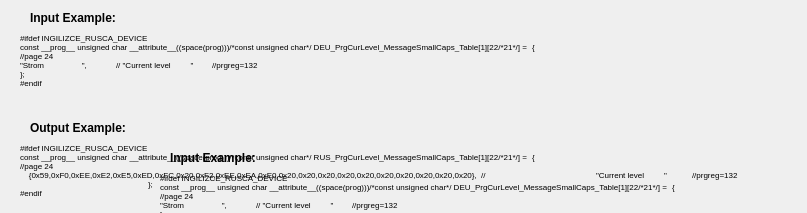
<?xml version="1.0" encoding="UTF-8"?>
<ui version="4.0">
 <class>Dialog</class>
 <widget class="QDialog" name="Dialog">
  <property name="geometry">
   <rect>
    <x>0</x>
    <y>0</y>
    <width>807</width>
    <height>213</height>
   </rect>
  </property>
  <property name="windowTitle">
   <string>Dialog</string>
  </property>
  <widget class="QLabel" name="label">
   <property name="geometry">
    <rect>
     <x>20</x>
     <y>0</y>
     <width>781</width>
     <height>121</height>
    </rect>
   </property>
   <property name="font">
    <font>
     <pointsize>6</pointsize>
    </font>
   </property>
   <property name="text">
    <string>#ifdef INGILIZCE_RUSCA_DEVICE
const __prog__ unsigned char __attribute__((space(prog)))/*const unsigned char*/ DEU_PrgCurLevel_MessageSmallCaps_Table[1][22/*21*/] =	{
//page 24
&quot;Strom                 &quot;,	// &quot;Current level         &quot;	//prgreg=132
};
#endif</string>
   </property>
  </widget>
  <widget class="QLabel" name="label_2">
   <property name="geometry">
    <rect>
     <x>20</x>
     <y>110</y>
     <width>781</width>
     <height>121</height>
    </rect>
   </property>
   <property name="font">
    <font>
     <pointsize>6</pointsize>
    </font>
   </property>
   <property name="text">
    <string>#ifdef INGILIZCE_RUSCA_DEVICE
const __prog__ unsigned char __attribute__((space(prog)))/*const unsigned char*/ RUS_PrgCurLevel_MessageSmallCaps_Table[1][22/*21*/] =	{
//page 24
    {0x59,0xF0,0xEE,0xE2,0xE5,0xED,0xFC,0x20,0xF2,0xEE,0xEA,0xE0,0x20,0x20,0x20,0x20,0x20,0x20,0x20,0x20,0x20,0x20},  //				&quot;Current level         &quot;	//prgreg=132
				};
#endif</string>
   </property>
  </widget>
  <widget class="QLabel" name="label_3">
   <property name="geometry">
    <rect>
     <x>30</x>
     <y>10</y>
     <width>101</width>
     <height>16</height>
    </rect>
   </property>
   <property name="font">
    <font>
     <weight>75</weight>
     <bold>true</bold>
    </font>
   </property>
   <property name="text">
    <string>Input Example:</string>
   </property>
  </widget>
  <widget class="QLabel" name="label_4">
   <property name="geometry">
    <rect>
     <x>30</x>
     <y>120</y>
     <width>111</width>
     <height>16</height>
    </rect>
   </property>
   <property name="font">
    <font>
     <weight>75</weight>
     <bold>true</bold>
    </font>
   </property>
   <property name="text">
    <string>Output Example:</string>
   </property>
  </widget>
  <widget class="QLabel" name="label_5">
   <property name="geometry">
    <rect>
     <x>160</x>
     <y>250</y>
     <width>781</width>
     <height>121</height>
    </rect>
   </property>
   <property name="font">
    <font>
     <pointsize>6</pointsize>
    </font>
   </property>
   <property name="text">
    <string>#ifdef INGILIZCE_RUSCA_DEVICE
const __prog__ unsigned char __attribute__((space(prog)))/*const unsigned char*/ RUS_PrgCurLevel_MessageSmallCaps_Table[1][22/*21*/] =	{
//page 24
    {0x59,0xF0,0xEE,0xE2,0xE5,0xED,0xFC,0x20,0xF2,0xEE,0xEA,0xE0,0x20,0x20,0x20,0x20,0x20,0x20,0x20,0x20,0x20,0x20},  //				&quot;Current level         &quot;	//prgreg=132
				};
#endif</string>
   </property>
  </widget>
  <widget class="QLabel" name="label_6">
   <property name="geometry">
    <rect>
     <x>170</x>
     <y>260</y>
     <width>111</width>
     <height>16</height>
    </rect>
   </property>
   <property name="font">
    <font>
     <weight>75</weight>
     <bold>true</bold>
    </font>
   </property>
   <property name="text">
    <string>Output Example:</string>
   </property>
  </widget>
  <widget class="QLabel" name="label_7">
   <property name="geometry">
    <rect>
     <x>160</x>
     <y>140</y>
     <width>781</width>
     <height>121</height>
    </rect>
   </property>
   <property name="font">
    <font>
     <pointsize>6</pointsize>
    </font>
   </property>
   <property name="text">
    <string>#ifdef INGILIZCE_RUSCA_DEVICE
const __prog__ unsigned char __attribute__((space(prog)))/*const unsigned char*/ DEU_PrgCurLevel_MessageSmallCaps_Table[1][22/*21*/] =	{
//page 24
&quot;Strom                 &quot;,	// &quot;Current level         &quot;	//prgreg=132
};
#endif</string>
   </property>
  </widget>
  <widget class="QLabel" name="label_8">
   <property name="geometry">
    <rect>
     <x>170</x>
     <y>150</y>
     <width>101</width>
     <height>16</height>
    </rect>
   </property>
   <property name="font">
    <font>
     <weight>75</weight>
     <bold>true</bold>
    </font>
   </property>
   <property name="text">
    <string>Input Example:</string>
   </property>
  </widget>
 </widget>
 <resources/>
 <connections/>
</ui>
